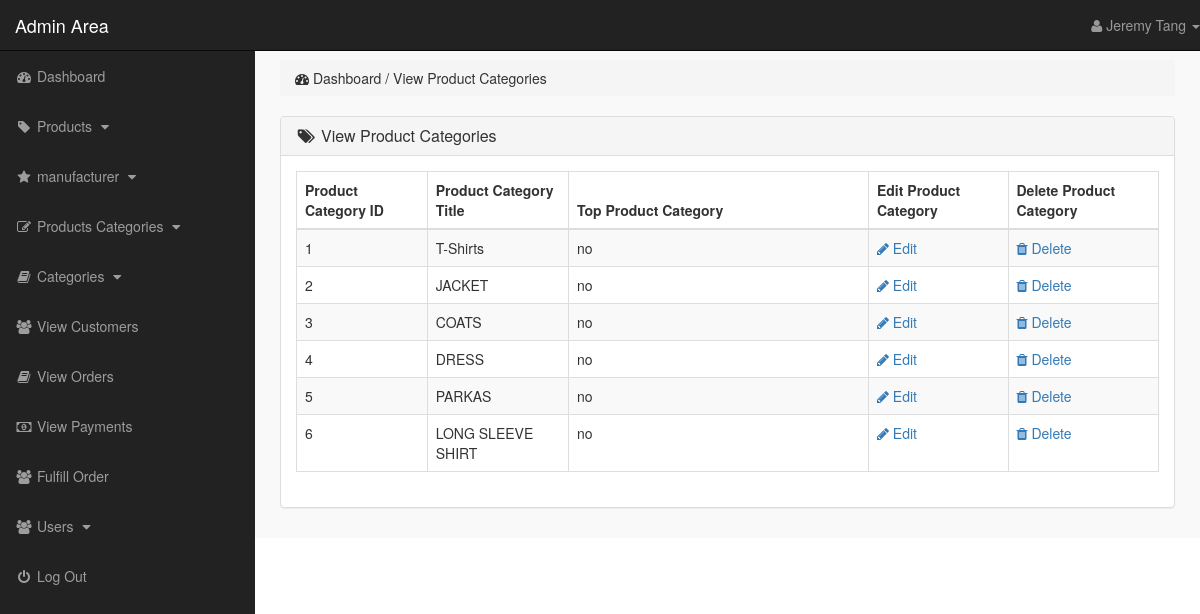
Page /Project/admin_area/admin_menu.php?view_p_cats (signed in) on the committed database.
### tables this page shows
CREATE TABLE `product_categories` (
  `p_cat_id` int(10) NOT NULL,
  `p_cat_title` text NOT NULL,
  `p_cat_top` text NOT NULL,
  `p_cat_image` text NOT NULL
);

### Project/admin_area/view_p_cats.php (the view)
<?php
    if(!isset($_SESSION['admin_email'])){
        echo "<script>window.open('login.php','_self')</script>";
    }else{
?>
<div class="row">
    <div class="col-lg-12">
        <ol class="breadcrumb">
            <li>
                <i class="fa fa-dashboard"></i> Dashboard / View Product Categories
            </li>
        </ol>
    </div>
</div>
<div class="row">
    <div class="col-lg-12">
        <div class="panel panel-default">
            <div class="panel-heading">
                <h3 class="panel-title">
                    <i class="fa fa-tags fa-fw"></i> View Product Categories
                </h3>
            </div>
            <div class="panel-body">
                <div class="table-responsive">
                    <table class="table table-hover table-striped table-bordered">
                        <thead>
                            <tr>
                                <th> Product Category ID </th>
                                <th> Product Category Title </th>
                                <th> Top Product Category </th>
                                <th> Edit Product Category </th>
                                <th> Delete Product Category </th>
                            </tr>
                        </thead>
                        <tbody>
                            <?php
                                $i=0;
                                $get_p_cats = "select * from product_categories";
                                $run_p_cats = mysqli_query($con,$get_p_cats);
                                while($row_p_cats=mysqli_fetch_array($run_p_cats)){
                                    $p_cat_id = $row_p_cats['p_cat_id'];
                                    $p_cat_title = $row_p_cats['p_cat_title'];
                                    $p_cat_top = $row_p_cats['p_cat_top'];
                                    $i++;
                            ?>
                            <tr>
                                <td> <?php echo $i; ?> </td>
                                <td> <?php echo $p_cat_title; ?> </td>
                                <td width="300"> <?php echo $p_cat_top; ?> </td>
                                <td>
                                    <a href="admin_menu.php?edit_p_cat= <?php echo $p_cat_id; ?> ">
                                        <i class="fa fa-pencil"></i> Edit
                                    </a>
                                </td>
                                <td>
                                    <a href="admin_menu.php?delete_p_cat= <?php echo $p_cat_id; ?> ">
                                        <i class="fa fa-trash"></i> Delete
                                    </a>
                                </td>
                            </tr>
                            <?php } ?>
                        </tbody>
                    </table>
                </div>
            </div>
        </div>
    </div>
</div>
<?php } ?>

### Project/admin_area/includes/sidebar.php (shortened to what this page needs)
<?php
    if(!isset($_SESSION['admin_email'])){
        echo "<script>window.open('login.php','_self')</script>";
    }else{
?>
<nav class="navbar navbar-inverse navbar-fixed-top">
    <div class="navbar-header">
        <a href="admin_menu.php?dashboard" class="navbar-brand">Admin Area</a>
    </div>
    <ul class="nav navbar-right top-nav">
        <li class="dropdown">
            <a href="#" class="dropdown-toggle" data-toggle="dropdown">
                <i class="fa fa-user"></i> <?php echo $admin_name;  ?> <b class="caret"></b>
            </a>
        </li>
    </ul>
    <div class="collapse navbar-collapse navbar-ex1-collapse">
        <ul class="nav navbar-nav side-nav">
            <li>
                <a href="admin_menu.php?dashboard">
                        <i class="fa fa-fw fa-dashboard"></i> Dashboard
                </a>
            </li>
            <li>
                <a href="#" data-toggle="collapse" data-target="#products">
                        <i class="fa fa-fw fa-tag"></i> Products
                        <i class="fa fa-fw fa-caret-down"></i>
                </a>
            </li>
            <li>
                <a href="#" data-toggle="collapse" data-target="#manufacturer">
                        <i class="fa fa-fw fa-star"></i> manufacturer
                        <i class="fa fa-fw fa-caret-down"></i>
                </a>
            </li>
            <li>
                <a href="#" data-toggle="collapse" data-target="#p_cat">
                        <i class="fa fa-fw fa-edit"></i> Products Categories
                        <i class="fa fa-fw fa-caret-down"></i>
                </a>
            </li>
            <li>
                <a href="#" data-toggle="collapse" data-target="#cat">
                        <i class="fa fa-fw fa-book"></i> Categories
                        <i class="fa fa-fw fa-caret-down"></i>
                </a>
            </li>
            <li>
                <a href="admin_menu.php?view_customers">
                    <i class="fa fa-fw fa-users"></i> View Customers
                </a>
            </li>
            <li>
                <a href="admin_menu.php?view_orders">
                    <i class="fa fa-fw fa-book"></i> View Orders
                </a>
            </li>
            <li>
                <a href="admin_menu.php?view_payments">
                    <i class="fa fa-fw fa-money"></i> View Payments
                </a>
            </li>
            <li>
                <a href="admin_menu.php?view_fufill">
                    <i class="fa fa-fw fa-users"></i> Fulfill Order
                </a>
            </li>
            <li>
                <a href="#" data-toggle="collapse" data-target="#users">
                        <i class="fa fa-fw fa-users"></i> Users
                        <i class="fa fa-fw fa-caret-down"></i>
                </a>
            </li>
            <li>
                <a href="logout.php">
                    <i class="fa fa-fw fa-power-off"></i> Log Out
                </a>
            </li>
        </ul>
    </div>
</nav>
<?php } ?>

### Project/admin_area/css/style.css (style rules this page uses)
body { margin-top: 100px; }
@media (min-width: 768px) { body { margin-top: 50px; } }
.top-nav>li { float: left; display: inline-block; }
.top-nav>li>a { color: #999999; line-height: 20px; padding-top: 15px; padding-bottom: 15px; }
@media (min-width: 768px) { .side-nav { position: fixed; top: 51px; bottom: 0; width: 255px; overflow-y: auto; overflow-x: hidden; background-color: #222222; padding-bottom: 40px; border-radius: 0; } }
@media (min-width: 768px) { .side-nav>li>a { width: 255px; } }
.panel-body { border-radius: 5px; }

### rows in the picture
product_categories: p_cat_title "T-Shirts", p_cat_top "no"
product_categories: p_cat_title "JACKET", p_cat_top "no"
product_categories: p_cat_title "COATS", p_cat_top "no"
product_categories: p_cat_title "DRESS", p_cat_top "no"
product_categories: p_cat_title "PARKAS", p_cat_top "no"
product_categories: p_cat_title "LONG SLEEVE SHIRT", p_cat_top "no"

### other values in the picture
$admin_name "Jeremy Tang"
